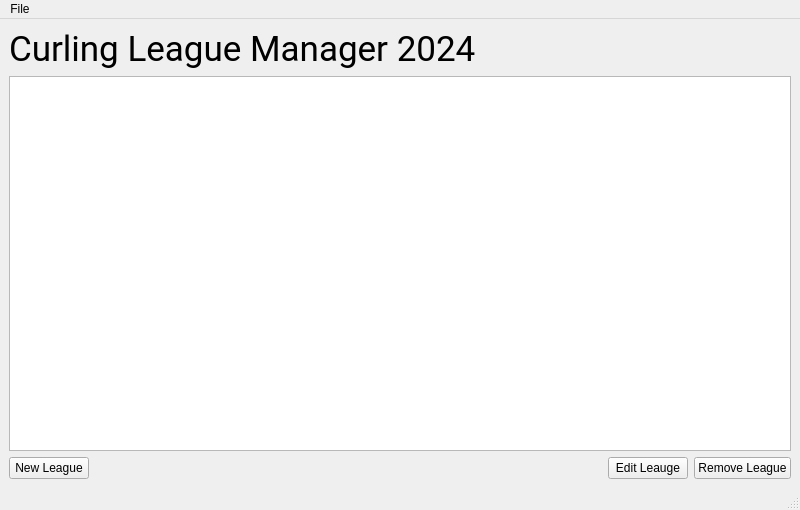
<?xml version="1.0" encoding="UTF-8"?>
<ui version="4.0">
 <class>League_Manager_Main</class>
 <widget class="QMainWindow" name="League_Manager_Main">
  <property name="geometry">
   <rect>
    <x>0</x>
    <y>0</y>
    <width>800</width>
    <height>510</height>
   </rect>
  </property>
  <property name="windowTitle">
   <string>League Manager</string>
  </property>
  <property name="autoFillBackground">
   <bool>false</bool>
  </property>
  <widget class="QWidget" name="centralwidget">
   <layout class="QGridLayout" name="gridLayout">
    <item row="0" column="0">
     <widget class="QLabel" name="main_title_label">
      <property name="font">
       <font>
        <family>Roboto</family>
        <pointsize>26</pointsize>
       </font>
      </property>
      <property name="text">
       <string>Curling League Manager 2024</string>
      </property>
     </widget>
    </item>
    <item row="1" column="0">
     <widget class="QListWidget" name="league_list"/>
    </item>
    <item row="2" column="0">
     <layout class="QHBoxLayout" name="horizontalLayout_2">
      <item>
       <layout class="QHBoxLayout" name="horizontalLayout">
        <item>
         <widget class="QPushButton" name="new_league_button">
          <property name="text">
           <string>New League</string>
          </property>
         </widget>
        </item>
        <item>
         <spacer name="button_spacer">
          <property name="orientation">
           <enum>Qt::Horizontal</enum>
          </property>
          <property name="sizeHint" stdset="0">
           <size>
            <width>40</width>
            <height>20</height>
           </size>
          </property>
         </spacer>
        </item>
        <item>
         <widget class="QPushButton" name="edit_league_button">
          <property name="text">
           <string>Edit Leauge</string>
          </property>
         </widget>
        </item>
        <item>
         <widget class="QPushButton" name="remove_league_button">
          <property name="text">
           <string>Remove League</string>
          </property>
         </widget>
        </item>
       </layout>
      </item>
     </layout>
    </item>
   </layout>
  </widget>
  <widget class="QMenuBar" name="menubar">
   <property name="geometry">
    <rect>
     <x>0</x>
     <y>0</y>
     <width>800</width>
     <height>21</height>
    </rect>
   </property>
   <widget class="QMenu" name="menuFile">
    <property name="title">
     <string>File</string>
    </property>
    <addaction name="action_save_league"/>
    <addaction name="action_load_league"/>
   </widget>
   <addaction name="menuFile"/>
  </widget>
  <widget class="QStatusBar" name="statusbar"/>
  <action name="action_save_league">
   <property name="text">
    <string>Save League</string>
   </property>
  </action>
  <action name="action_load_league">
   <property name="text">
    <string>Load League</string>
   </property>
  </action>
 </widget>
 <resources/>
 <connections/>
</ui>
